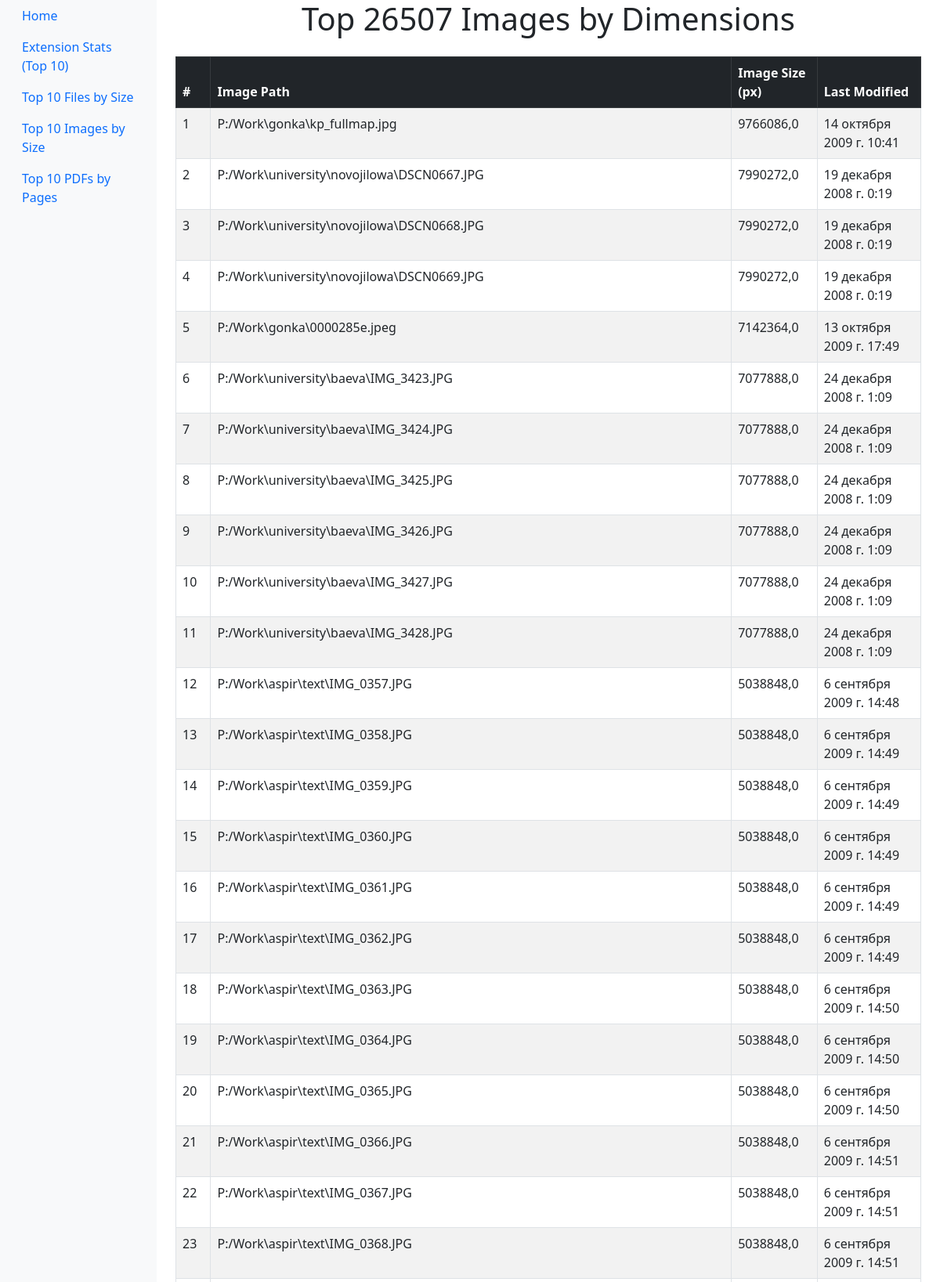
The app's page /stknapp/top/26507/bydimensions/ (upper part) with its own data.
### stknapp/models.py (models this page shows, shortened)
class FileInfo(models.Model):
    path = models.CharField(max_length=200)
    extension = models.CharField(max_length=10, null=True, blank=True)
    is_folder = models.BooleanField(null=True)
    size = models.FloatField()
    last_modified = models.DateTimeField(null=True, blank=True)
    created_time = models.DateTimeField(auto_now_add=True)
    is_container = models.BooleanField(null=True, blank=True)
    parent_object = models.CharField(null=True, blank=True, max_length=200)
    within_container = models.BooleanField(null=True)
    Office_last_mod_time = models.DateTimeField(null=True, blank=True)
    Office_last_mod_by = models.CharField(max_length=50, null=True, blank=True)
    XLS_num_sheets = models.IntegerField(null=True, blank=True)
    PDF_num_pages = models.IntegerField(null=True, blank=True)
    PDF_layout = models.CharField(max_length=20, null=True, blank=True)
    MP3_track_title = models.CharField(max_length=100, null=True, blank=True)
    MP3_artist = models.CharField(max_length=100, null=True, blank=True)
    MP3_duration = models.CharField(max_length=10, null=True, blank=True)
    AUD_bitrate = models.CharField(max_length=10, null=True, blank=True)
    IMG_size = models.FloatField(null=True, blank=True)
    IMG_dpi = models.CharField(max_length=10, null=True, blank=True)
    IMG_device = models.CharField(max_length=20, null=True, blank=True)

### stknapp/views.py (the view)
# urls.py: path("top/<int:num>/bydimensions/", views.imgtop, name="imgtop"),
def imgtop(request, num):
    try:
        num = int(num)  # строку в инт
        top_images = FileInfo.objects.filter(IMG_size__isnull=False).order_by('-IMG_size')[:num]
        context = {
            "top_images": top_images,
            "num": num,
        }
        return render(request, "imgtop.html", context)
    except ValueError:
        return render(request, "imgtop.html", {"error": "Invalid number of images specified."})

### stknapp/templates/imgtop.html (shortened to what this page needs)
{% extends "base.html" %}
{% block content %}
<h1 class="text-center">Top {{ num }} Images by Dimensions</h1>
{% if top_images %}
    <table class="table table-striped table-bordered mt-4">
        <thead class="table-dark">
            <tr>
                <th>#</th>
                <th>Image Path</th>
                <th>Image Size (px)</th>
                <th>Last Modified</th>
            </tr>
        </thead>
        <tbody>
            {% for img in top_images %}
                <tr>
                    <td>{{ forloop.counter }}</td>
                    <td>{{ img.path }}</td>
                    <td>{{ img.IMG_size }}</td>
                    <td>{{ img.last_modified }}</td>
                </tr>
            {% endfor %}
        </tbody>
    </table>
{% else %}
    <p class="text-center mt-4">No images found.</p>
{% endif %}
{% endblock %}

### records on screen
FileInfo: path "P:/Work\\gonka\\kp_fullmap.jpg", IMG_size "9766086,0", last_modified "14 октября 2009 г. 10:41"
FileInfo: path "P:/Work\\university\\novojilowa\\DSCN0667.JPG", IMG_size "7990272,0", last_modified "19 декабря 2008 г. 0:19"
FileInfo: path "P:/Work\\university\\novojilowa\\DSCN0668.JPG", IMG_size "7990272,0", last_modified "19 декабря 2008 г. 0:19"
FileInfo: path "P:/Work\\university\\novojilowa\\DSCN0669.JPG", IMG_size "7990272,0", last_modified "19 декабря 2008 г. 0:19"
FileInfo: path "P:/Work\\gonka\\0000285e.jpeg", IMG_size "7142364,0", last_modified "13 октября 2009 г. 17:49"
FileInfo: path "P:/Work\\university\\baeva\\IMG_3423.JPG", IMG_size "7077888,0", last_modified "24 декабря 2008 г. 1:09"
FileInfo: path "P:/Work\\university\\baeva\\IMG_3424.JPG", IMG_size "7077888,0", last_modified "24 декабря 2008 г. 1:09"
FileInfo: path "P:/Work\\university\\baeva\\IMG_3425.JPG", IMG_size "7077888,0", last_modified "24 декабря 2008 г. 1:09"
FileInfo: path "P:/Work\\university\\baeva\\IMG_3426.JPG", IMG_size "7077888,0", last_modified "24 декабря 2008 г. 1:09"
FileInfo: path "P:/Work\\university\\baeva\\IMG_3427.JPG", IMG_size "7077888,0", last_modified "24 декабря 2008 г. 1:09"
FileInfo: path "P:/Work\\university\\baeva\\IMG_3428.JPG", IMG_size "7077888,0", last_modified "24 декабря 2008 г. 1:09"
FileInfo: path "P:/Work\\aspir\\text\\IMG_0357.JPG", IMG_size "5038848,0", last_modified "6 сентября 2009 г. 14:48"
FileInfo: path "P:/Work\\aspir\\text\\IMG_0358.JPG", IMG_size "5038848,0", last_modified "6 сентября 2009 г. 14:49"
FileInfo: path "P:/Work\\aspir\\text\\IMG_0359.JPG", IMG_size "5038848,0", last_modified "6 сентября 2009 г. 14:49"
FileInfo: path "P:/Work\\aspir\\text\\IMG_0360.JPG", IMG_size "5038848,0", last_modified "6 сентября 2009 г. 14:49"
FileInfo: path "P:/Work\\aspir\\text\\IMG_0361.JPG", IMG_size "5038848,0", last_modified "6 сентября 2009 г. 14:49"
FileInfo: path "P:/Work\\aspir\\text\\IMG_0362.JPG", IMG_size "5038848,0", last_modified "6 сентября 2009 г. 14:49"
FileInfo: path "P:/Work\\aspir\\text\\IMG_0363.JPG", IMG_size "5038848,0", last_modified "6 сентября 2009 г. 14:50"
FileInfo: path "P:/Work\\aspir\\text\\IMG_0364.JPG", IMG_size "5038848,0", last_modified "6 сентября 2009 г. 14:50"
FileInfo: path "P:/Work\\aspir\\text\\IMG_0365.JPG", IMG_size "5038848,0", last_modified "6 сентября 2009 г. 14:50"
FileInfo: path "P:/Work\\aspir\\text\\IMG_0366.JPG", IMG_size "5038848,0", last_modified "6 сентября 2009 г. 14:51"
FileInfo: path "P:/Work\\aspir\\text\\IMG_0367.JPG", IMG_size "5038848,0", last_modified "6 сентября 2009 г. 14:51"
FileInfo: path "P:/Work\\aspir\\text\\IMG_0368.JPG", IMG_size "5038848,0", last_modified "6 сентября 2009 г. 14:51"
